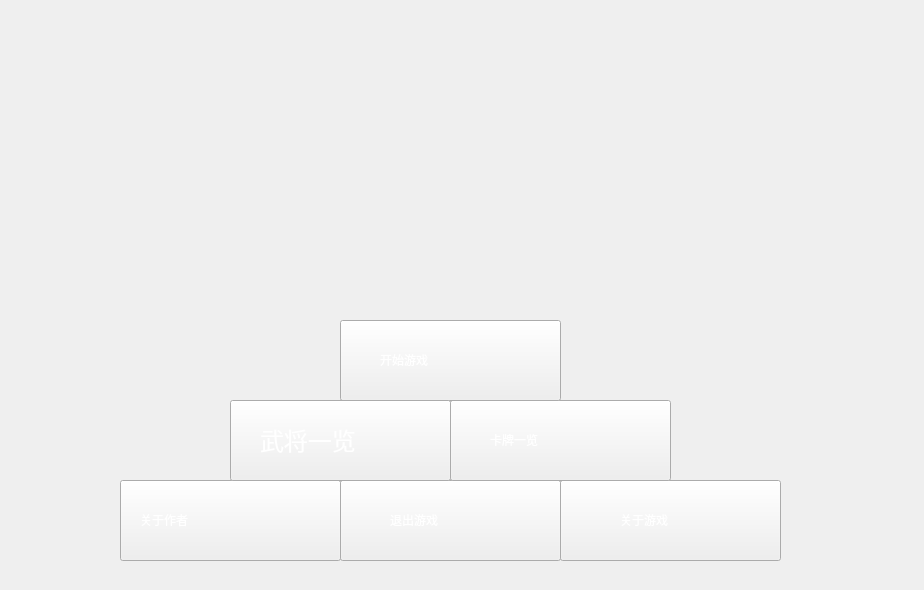
<?xml version="1.0" encoding="UTF-8"?>
<ui version="4.0">
 <class>MainWindow</class>
 <widget class="QMainWindow" name="MainWindow">
  <property name="geometry">
   <rect>
    <x>0</x>
    <y>0</y>
    <width>924</width>
    <height>590</height>
   </rect>
  </property>
  <property name="windowTitle">
   <string>MainWindow</string>
  </property>
  <widget class="QWidget" name="centralWidget">
   <widget class="QLabel" name="label6">
    <property name="geometry">
     <rect>
      <x>620</x>
      <y>480</y>
      <width>141</width>
      <height>81</height>
     </rect>
    </property>
    <property name="styleSheet">
     <string notr="true">color:rgb(255, 255, 255)</string>
    </property>
    <property name="text">
     <string>关于游戏</string>
    </property>
    <property name="textFormat">
     <enum>Qt::RichText</enum>
    </property>
    <property name="scaledContents">
     <bool>true</bool>
    </property>
   </widget>
   <widget class="QPushButton" name="AboutMan">
    <property name="geometry">
     <rect>
      <x>560</x>
      <y>480</y>
      <width>221</width>
      <height>81</height>
     </rect>
    </property>
    <property name="cursor">
     <cursorShape>OpenHandCursor</cursorShape>
    </property>
    <property name="text">
     <string/>
    </property>
   </widget>
   <widget class="QLabel" name="label_2">
    <property name="geometry">
     <rect>
      <x>390</x>
      <y>210</y>
      <width>72</width>
      <height>15</height>
     </rect>
    </property>
    <property name="text">
     <string/>
    </property>
   </widget>
   <widget class="QPushButton" name="AboutGame">
    <property name="geometry">
     <rect>
      <x>120</x>
      <y>480</y>
      <width>221</width>
      <height>81</height>
     </rect>
    </property>
    <property name="cursor">
     <cursorShape>OpenHandCursor</cursorShape>
    </property>
    <property name="text">
     <string/>
    </property>
   </widget>
   <widget class="QLabel" name="label_3">
    <property name="geometry">
     <rect>
      <x>170</x>
      <y>0</y>
      <width>561</width>
      <height>311</height>
     </rect>
    </property>
    <property name="text">
     <string/>
    </property>
    <property name="pixmap">
     <pixmap resource="image.qrc">:/image/LOGO.png</pixmap>
    </property>
    <property name="scaledContents">
     <bool>true</bool>
    </property>
   </widget>
   <widget class="QPushButton" name="ExitGame">
    <property name="geometry">
     <rect>
      <x>340</x>
      <y>480</y>
      <width>221</width>
      <height>81</height>
     </rect>
    </property>
    <property name="cursor">
     <cursorShape>OpenHandCursor</cursorShape>
    </property>
    <property name="text">
     <string/>
    </property>
   </widget>
   <widget class="QPushButton" name="CardView">
    <property name="geometry">
     <rect>
      <x>450</x>
      <y>400</y>
      <width>221</width>
      <height>81</height>
     </rect>
    </property>
    <property name="cursor">
     <cursorShape>OpenHandCursor</cursorShape>
    </property>
    <property name="text">
     <string/>
    </property>
   </widget>
   <widget class="QPushButton" name="StartGame">
    <property name="geometry">
     <rect>
      <x>340</x>
      <y>320</y>
      <width>221</width>
      <height>81</height>
     </rect>
    </property>
    <property name="cursor">
     <cursorShape>OpenHandCursor</cursorShape>
    </property>
    <property name="text">
     <string/>
    </property>
   </widget>
   <widget class="QLabel" name="label">
    <property name="geometry">
     <rect>
      <x>380</x>
      <y>320</y>
      <width>141</width>
      <height>81</height>
     </rect>
    </property>
    <property name="styleSheet">
     <string notr="true">color:rgb(255, 255, 255)</string>
    </property>
    <property name="text">
     <string>开始游戏</string>
    </property>
    <property name="textFormat">
     <enum>Qt::RichText</enum>
    </property>
    <property name="scaledContents">
     <bool>true</bool>
    </property>
   </widget>
   <widget class="QLabel" name="label4">
    <property name="geometry">
     <rect>
      <x>390</x>
      <y>480</y>
      <width>141</width>
      <height>81</height>
     </rect>
    </property>
    <property name="styleSheet">
     <string notr="true">color:rgb(255, 255, 255)</string>
    </property>
    <property name="text">
     <string>退出游戏</string>
    </property>
    <property name="textFormat">
     <enum>Qt::RichText</enum>
    </property>
    <property name="scaledContents">
     <bool>true</bool>
    </property>
   </widget>
   <widget class="QPushButton" name="GeneView">
    <property name="geometry">
     <rect>
      <x>230</x>
      <y>400</y>
      <width>221</width>
      <height>81</height>
     </rect>
    </property>
    <property name="cursor">
     <cursorShape>OpenHandCursor</cursorShape>
    </property>
    <property name="text">
     <string/>
    </property>
   </widget>
   <widget class="QLabel" name="label3">
    <property name="geometry">
     <rect>
      <x>490</x>
      <y>400</y>
      <width>141</width>
      <height>81</height>
     </rect>
    </property>
    <property name="styleSheet">
     <string notr="true">color:rgb(255, 255, 255)</string>
    </property>
    <property name="text">
     <string>卡牌一览</string>
    </property>
    <property name="textFormat">
     <enum>Qt::RichText</enum>
    </property>
    <property name="scaledContents">
     <bool>true</bool>
    </property>
   </widget>
   <widget class="QLabel" name="label5">
    <property name="geometry">
     <rect>
      <x>140</x>
      <y>480</y>
      <width>141</width>
      <height>81</height>
     </rect>
    </property>
    <property name="styleSheet">
     <string notr="true">color:rgb(255, 255, 255)</string>
    </property>
    <property name="text">
     <string>关于作者</string>
    </property>
    <property name="textFormat">
     <enum>Qt::RichText</enum>
    </property>
    <property name="scaledContents">
     <bool>true</bool>
    </property>
   </widget>
   <widget class="QLabel" name="label2">
    <property name="geometry">
     <rect>
      <x>260</x>
      <y>410</y>
      <width>141</width>
      <height>61</height>
     </rect>
    </property>
    <property name="font">
     <font>
      <family>Microsoft YaHei</family>
      <pointsize>18</pointsize>
     </font>
    </property>
    <property name="styleSheet">
     <string notr="true">color:rgb(255, 255, 255)</string>
    </property>
    <property name="text">
     <string>武将一览</string>
    </property>
    <property name="textFormat">
     <enum>Qt::RichText</enum>
    </property>
    <property name="scaledContents">
     <bool>true</bool>
    </property>
   </widget>
   <zorder>AboutMan</zorder>
   <zorder>label6</zorder>
   <zorder>label_2</zorder>
   <zorder>AboutGame</zorder>
   <zorder>label_3</zorder>
   <zorder>ExitGame</zorder>
   <zorder>CardView</zorder>
   <zorder>StartGame</zorder>
   <zorder>label</zorder>
   <zorder>label4</zorder>
   <zorder>GeneView</zorder>
   <zorder>label3</zorder>
   <zorder>label5</zorder>
   <zorder>label2</zorder>
  </widget>
  <widget class="QMenuBar" name="menuBar">
   <property name="geometry">
    <rect>
     <x>0</x>
     <y>0</y>
     <width>924</width>
     <height>26</height>
    </rect>
   </property>
  </widget>
 </widget>
 <layoutdefault spacing="6" margin="11"/>
 <resources>
  <include location="image.qrc"/>
 </resources>
 <connections/>
</ui>
